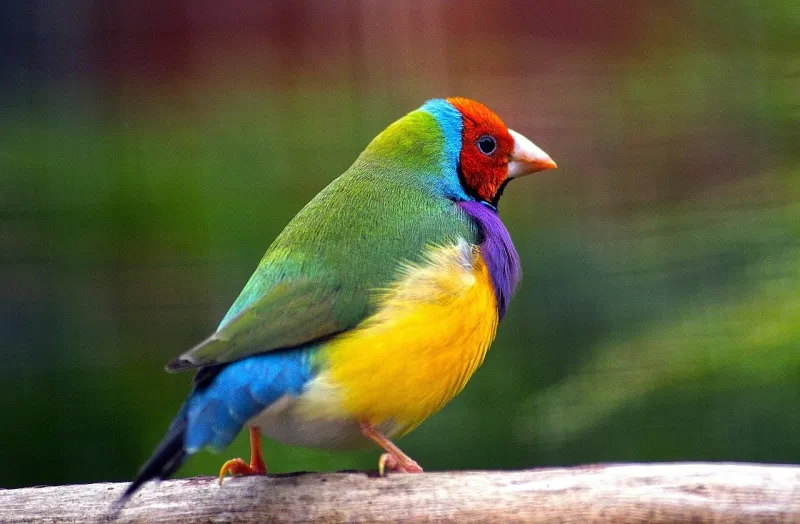
#> input picture bird-original.png, 800 x 524 px
$ python ColorPaletteReduction.py
#> lines starting #> are read from the running program, lines starting #| are printed output that depends on the picture
import cv2
import numpy as np
import time
import os

os.chdir(os.path.dirname(__file__))
DEBUG = True
SAVE = True
MAX_MEGS_FOR_DISTS = 200

# algorithm ------------------------------
def initDists(shape):
	expectedSize = shape[0] * shape[1] * shape[2] * 4 / 1_000_000
	if expectedSize > MAX_MEGS_FOR_DISTS:
		raise RuntimeError(f'Expected size {expectedSize:.1f} MB of the dists array would be probably too large,\n\tchange the MAX_MEGS_FOR_DISTS const respectively of your hardware')
	dists = np.empty(shape, dtype='int32')
	return dists
def getDistances(colors, means, dists=None):
	extended = False
	if len(means.shape) == 2:
		extended = True
		means = means[np.newaxis]
	if dists is None:
		dists = initDists((means.shape[0], colors.shape[0], means.shape[1]))

	np.sum((colors[np.newaxis, :, np.newaxis].astype('int32') - means[:, np.newaxis].astype('int32')) ** 2, axis=-1, out=dists)
	return dists[0] if extended else dists
def adjustClusterCenters(colors, means, k, hyperIterations, dists=None):
	dists = getDistances(colors, means, dists)
	clusterIdx = np.argmin(dists, axis=2)

	costs = np.zeros((hyperIterations,), dtype='int64')
	for hyperIdx in range(hyperIterations): # TODO: do something about the loops
		for meanIdx in range(k):
			isRelevant = clusterIdx[hyperIdx] == meanIdx
			clusterCoordinates = np.where(isRelevant)[0]
			costs[hyperIdx] += np.where(isRelevant, dists[hyperIdx, :, meanIdx], 0).sum(dtype='int64')
			clusterPoints = colors[clusterCoordinates]
			if clusterPoints.shape[0] == 0:
				continue
			means[hyperIdx, meanIdx] = np.sum(clusterPoints, axis=0) / clusterPoints.shape[0]
	return costs, dists
def initMeans(colors, k, hyperIterations): # TODO: better init of means, maybe pick ony ones with low cost
	withoutRepeats = np.unique(colors, axis=0)
	assert withoutRepeats.shape[0] > k, 'the k is too big'
	meanIdxs = np.array([np.random.choice(np.arange(withoutRepeats.shape[0]), k, replace=False) for i in range(hyperIterations)])
	return withoutRepeats[meanIdxs]
def doKMeans(colors, k, maxIterations, hyperIterations):
	means = initMeans(colors, k, hyperIterations)
	costHistory = []
	dists = None

	# TODO: remember the best means we have already seen
	for i in range(maxIterations): # TODO: try to guess the optimal stopping point based on the costs
		startTime = time.time()
		cost, dists = adjustClusterCenters(colors, means, k, hyperIterations, dists)
		costHistory.append(cost)
		if DEBUG:
			duration = (time.time() - startTime) * 1000
			durationS = f'{duration:.2f}'
			if duration > 1000:
				durationS = durationS[:-6] + '_' + durationS[-6:]
			print(f'Iteration {str(i).rjust(len(str(maxIterations)))} took {durationS} ms')
	means = means[np.argmin(costHistory[-1])]
	return means, np.array(costHistory)
def applyColorPalette(img, colors, means):
	dists = getDistances(colors, means)
	clusterIdx = np.argmin(dists, axis=1)
	return means[clusterIdx].reshape((img.shape[0], img.shape[1], 3))
def processImg(img, Kmeans, iterations, hyperIterations):
	assert img is not None, 'the img appears to be None'
	colors = img.reshape((-1, 3))
	means, costHistory = doKMeans(colors, Kmeans, iterations, hyperIterations)
	reducedPalette = applyColorPalette(img, colors, means)
	return reducedPalette, costHistory

# UI ------------------------------------------
def showCostDiagrams(costHistory, hyperIterations, startTimestep=2, height=600, widthScale=3, boundaries=0.05):
	assert startTimestep < costHistory.shape[0], 'invalid startTimestep for given costHistory'
	assert costHistory.shape[0] > startTimestep + 1, 'graph can\'t be shown for one iteration'
	diagWidth = (costHistory.shape[0] - startTimestep) * widthScale + 1
	# map the ranges (max, min) -> ((1-boundaries) * height, bot * height)
	minCost = np.min(costHistory[startTimestep:])
	dataSpread = np.max(costHistory[startTimestep:]) - minCost
	scalingFactor = (1. - 2*boundaries) * height / dataSpread
	img = np.zeros((height, hyperIterations * diagWidth, 3), dtype='uint8')
	for historyIdx in range(hyperIterations):
		heights = scalingFactor * (costHistory[startTimestep:, historyIdx] - minCost) + boundaries * height
		heights = height - heights.astype('int32')
		cols = np.arange(historyIdx * diagWidth, (historyIdx+1)*diagWidth - 1, widthScale)
		for width in range(widthScale):
			img[heights, cols + width] = [255, 255, 255]
		img[:, (historyIdx+1) * diagWidth - 1] = [255, 255, 255]
	cv2.imshow(f'CostDiagram', img)

def mouse_click(event, x, y, flags, param):
	if event == cv2.EVENT_LBUTTONDOWN:
		print(f'clicked at ({y}, {x})')

def main():
	# k-means params
	Kmeans = 4
	iterations = 10
	hyperIterations = 4

	img = cv2.imread('bird-original.png')
#> img is the input picture: shape (524, 800, 3); mean B, G, R 63.5, 95.5, 94.2

	reducedPalette, costHistory = processImg(img, Kmeans, iterations, hyperIterations)
#> the loop in doKMeans, `for i in range(maxIterations):` made 10 passes
#> cost on passes 1 to 10: [1658885793, 2436976161, 2562287286, 1568176888], [1331354807, 1420146200, 1359553583, 1074671166], [1188798754, 1246173351, 1253418052, 980097162], [1104539706, 1193258232, 1135432783, 931270675], [1076321399, 1171627741, 1077914051, 911764037], [1066544854, 1159755322, 1067271862, 903523043], [1062114974, 1148838257, 1063737666, 898379166], [1059189864, 1130083060, 1060898191, 893505587], [1056982919, 1103162049, 1056060615, 889076771], [1055528337, 1054699447, 1050276900, 886158257]
#> after the loop in doKMeans, `for i in range(maxIterations):`: costHistory = 10 items
#> in doKMeans, `means = means[np.argmin(costHistory[-1])]`: means = [[62, 95, 94], [29, 173, 217], [193, 198, 204], [34, 57, 47]]
#> in processImg, `means, costHistory = doKMeans(colors, Kmeans, iterations, hyperIterati..`: costHistory = [[1658885793, 2436976161, 2562287286, 1568176888], [1331354807, 1420146200, 1359553583, 1074671166], [1188798754, 1246173351, 1253418052, 980097162], [1104539706, 1193258232, 1135432783, 931270675], [1076321399, 1171627741, 1077914051, 911764037], [1066544854, 1159755322, 1067271862, 903523043], [1062114974, 1148838257, 1063737666, 898379166], [1059189864, 1130083060, 1060898191, 893505587], [1056982919, 1103162049, 1056060615, 889076771], [1055528337, 1054699447, 1050276900, 886158257]]
#> in applyColorPalette, `return means[clusterIdx].reshape((img.shape[0], img.shape[1], 3))`:
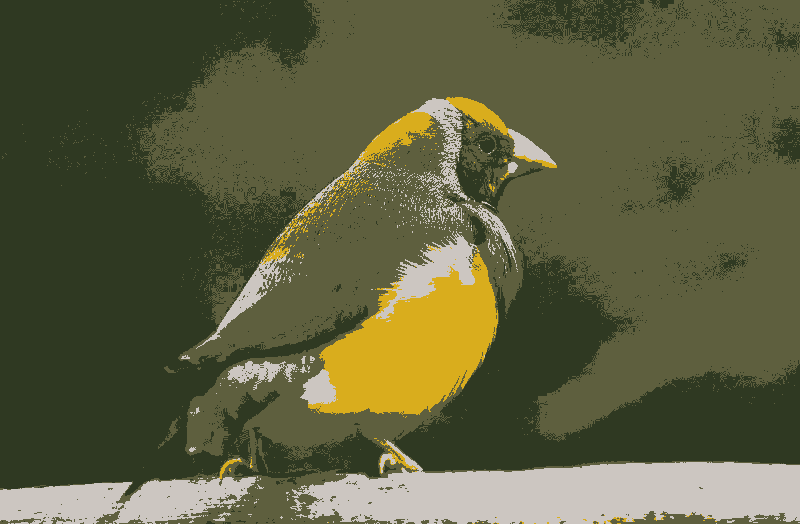
#> returned value: shape (524, 800, 3); mean of channels 0, 1, 2 63.1, 94.9, 93.4; drawn as B, G, R

	if SAVE:
		cv2.imwrite('saved.png', reducedPalette)
	if DEBUG:
		showCostDiagrams(costHistory, hyperIterations)
#> in showCostDiagrams, `minCost = np.min(costHistory[startTimestep:])`: minCost = 886158257
#> in showCostDiagrams, `dataSpread = np.max(costHistory[startTimestep:]) - minCost`: dataSpread = 367259795
#> in showCostDiagrams, `scalingFactor = (1. - 2*boundaries) * height / dataSpread`: scalingFactor = 1.47e-06
#> the loop in showCostDiagrams, `for historyIdx in range(hyperIterations):` made 4 passes
#> heights on passes 1 to 4: [126, 249, 291, 305, 312, 316, 319, 321], [41, 119, 151, 168, 184, 212, 251, 323], [30, 204, 289, 304, 309, 314, 321, 329], [432, 504, 533, 545, 553, 560, 566, 570]
#> after the loop in showCostDiagrams, `for historyIdx in range(hyperIterations):`:
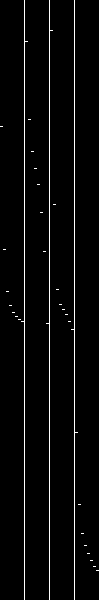
#> img: shape (600, 100, 3); 4.2% white in thin lines or dots
	cv2.imshow('Bird', img)
	cv2.imshow('Reduced', reducedPalette)
	if DEBUG: cv2.setMouseCallback('Bird', mouse_click)
	while cv2.getWindowProperty('Bird', cv2.WND_PROP_VISIBLE) >= 1:
		cv2.waitKey(10)
	cv2.destroyAllWindows()

if __name__ == '__main__':
	main()
